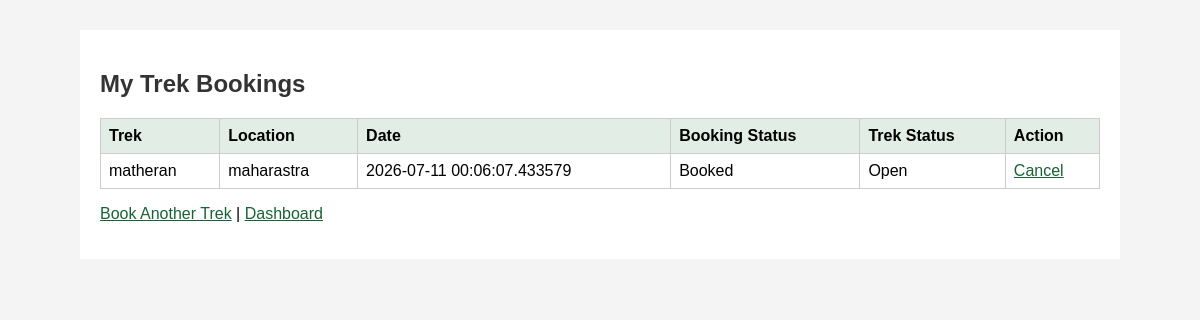
/my-bookings (signed in), run on an earlier commit of the app's database.
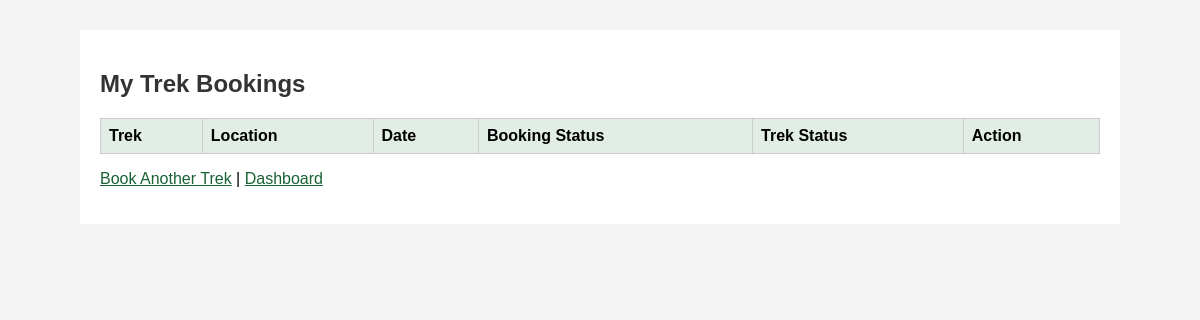
And on a later commit of the database.
### app/models.py (models this page shows)
class Booking(db.Model):
    id = db.Column(db.Integer, primary_key=True)
    user_id = db.Column(db.Integer, db.ForeignKey('user.id'), nullable=False)
    trek_id = db.Column(db.Integer, db.ForeignKey('trek.id'), nullable=False)
    booking_date = db.Column(db.DateTime, default=datetime.now)
    status = db.Column(db.String(20), default='Booked')

class Trek(db.Model):
    id = db.Column(db.Integer, primary_key=True)
    trek_name = db.Column(db.String(100), nullable=False)
    location = db.Column(db.String(100), nullable=False)
    difficulty = db.Column(db.String(20), nullable=False)
    duration = db.Column(db.Integer, nullable=False)
    available_slots = db.Column(db.Integer, nullable=False)
    start_date = db.Column(db.Date)
    end_date = db.Column(db.Date)
    status = db.Column(db.String(20), default='Pending')
    assigned_staff_id = db.Column(db.Integer, db.ForeignKey('staff_profile.id'))
    bookings = db.relationship('Booking', backref='trek', lazy=True)

### app/routes.py (the view)
@routes.route('/my-bookings')
@login_required
def my_bookings():
    if current_user.role != 'user':
        return 'Unauthorized'
    bookings = Booking.query.filter_by(user_id=current_user.id).all()
    return render_template('my_bookings.html', bookings=bookings)

### app/templates/my_bookings.html (shortened to what this page needs)
<!doctype html>
<html>
  <head>
    <link
      rel="stylesheet"
      href="{{ url_for('static', filename='css/app.css') }}"
    />
  </head>
  <body>
    <div class="container">
      <h2>My Trek Bookings</h2>
      <table>
        <tr>
          <th>Trek</th>
          <th>Location</th>
          <th>Date</th>
          <th>Booking Status</th>
          <th>Trek Status</th>
          <th>Action</th>
        </tr>
        {% for booking in bookings %}
        <tr>
          <td>{{ booking.trek.trek_name }}</td>
          <td>{{ booking.trek.location }}</td>
          <td>{{ booking.booking_date }}</td>
          <td>{{ booking.status }}</td>
          <td>{{ booking.trek.status }}</td>
          <td>
            {% if booking.status == 'Booked' %}<a
              href="{{ url_for('routes.cancel_booking', id=booking.id) }}"
              >Cancel</a
            >{% endif %}
          </td>
        </tr>
        {% endfor %}
      </table>
      <p>
        <a href="{{ url_for('routes.available_treks') }}">Book Another Trek</a>
        | <a href="{{ url_for('routes.user_dashboard') }}">Dashboard</a>
      </p>
    </div>
  </body>
</html>

What changed in the data, as far as the page shows it:
no longer on this page (row edited): Booking: trek.trek_name "matheran", trek.location "maharastra", booking_date "2026-07-11 00:06:07.433579", status "Booked", trek.status "Open"
